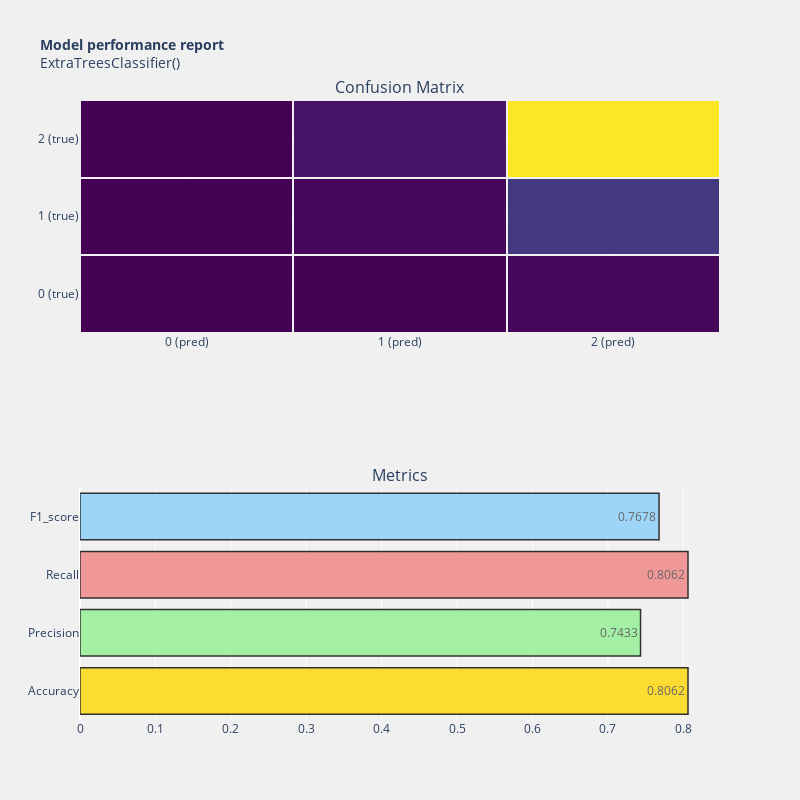

The cell this chart's notebook holds for it:
### Code cell
model_performance(extree,y_test, y_pred)

### Figure 1 — Plotly figure (JSON) as saved in the notebook; plotly's stock layout.template omitted (floating-point values rounded to 4 significant figures)
{"data": [{"colorscale": [[0, "#440154"], [0.1111, "#482878"], [0.2222, "#3e4989"], [0.3333, "#31688e"], [0.4444, "#26828e"], [0.5556, "#1f9e89"], [0.6667, "#35b779"], [0.7778, "#6ece58"], [0.8889, "#b5de2b"], [1, "#fde725"]], "showscale": false, "x": ["0 (pred)", "1 (pred)", "2 (pred)"], "xaxis": "x", "xgap": 2, "y": ["0 (true)", "1 (true)", "2 (true)"], "yaxis": "y", "ygap": 2, "z": [[0, 3, 49], [1, 58, 493], [1, 169, 2921]], "type": "heatmap"}, {"marker": {"color": ["gold", "lightgreen", "lightcoral", "lightskyblue"], "line": {"color": "#000000", "width": 1.5}}, "opacity": 0.8, "orientation": "h", "text": [0.8062, 0.7433, 0.8062, 0.7678], "textposition": "auto", "x": [0.8062, 0.7433, 0.8062, 0.7678], "xaxis": "x2", "y": ["Accuracy", "Precision", "Recall", "F1_score"], "yaxis": "y2", "type": "bar"}], "layout": {"annotations": [{"font": {"size": 16}, "showarrow": false, "text": "Confusion Matrix", "x": 0.5, "xanchor": "center", "xref": "paper", "y": 1, "yanchor": "bottom", "yref": "paper"}, {"font": {"size": 16}, "showarrow": false, "text": "Metrics", "x": 0.5, "xanchor": "center", "xref": "paper", "y": 0.375, "yanchor": "bottom", "yref": "paper"}], "autosize": true, "height": 800, "paper_bgcolor": "rgba(240,240,240, 0.95)", "plot_bgcolor": "rgba(240,240,240, 0.95)", "showlegend": false, "title": {"font": {"size": 14}, "text": "<b>Model performance report</b><br>ExtraTreesClassifier()"}, "width": 800, "xaxis": {"anchor": "y", "domain": [0, 1]}, "yaxis": {"anchor": "x", "domain": [0.625, 1]}, "xaxis2": {"anchor": "y2", "domain": [0, 1]}, "yaxis2": {"anchor": "x2", "domain": [0, 0.375]}}}
